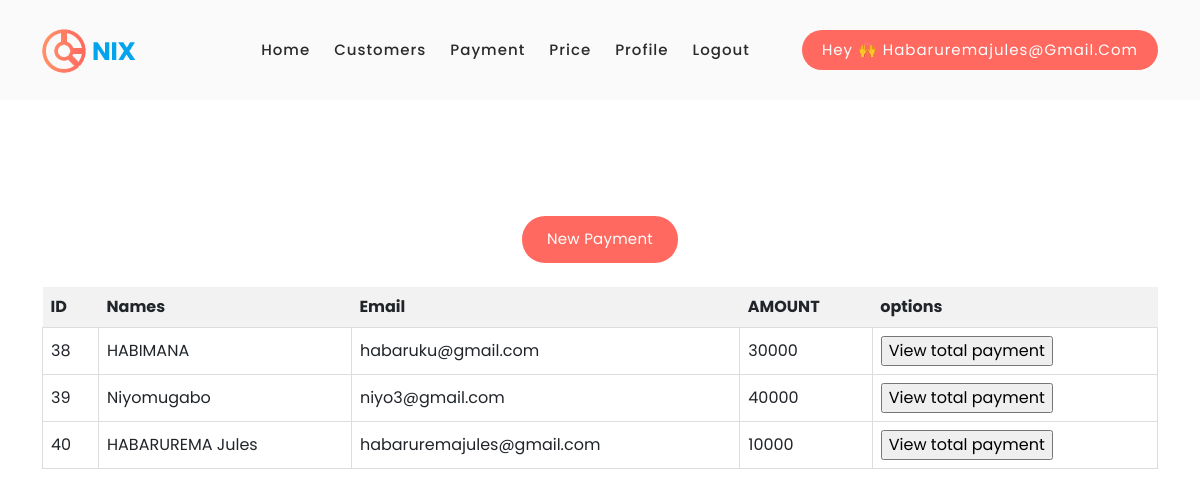
/payment.php (signed in), run on the app's committed database.
### tables this page shows
CREATE TABLE `payment` (
  `customerID` int(6) NOT NULL,
  `amount` int(6) NOT NULL,
  `paymentDate` date NOT NULL DEFAULT current_timestamp(),
  `PaymentID` int(11) NOT NULL
);

CREATE TABLE `customers` (
  `customerID` int(11) NOT NULL,
  `names` varchar(250) NOT NULL,
  `phone` int(10) NOT NULL,
  `address` varchar(250) NOT NULL DEFAULT 'UR student',
  `registedDate` date NOT NULL DEFAULT current_timestamp(),
  `Email` varchar(100) NOT NULL,
  `Password` varchar(12) NOT NULL
);

### payment.php (the view, shortened to what this page needs)
<?php
include "nav.php";
$servername = "localhost";
$username = "root";
$password = "";
$dbname = "habarurema_jules_221003981";
$conn = new mysqli($servername, $username, $password, $dbname);
?>
<!DOCTYPE html>
<html>
<head>
</head>
<body>
<br>
<br><br>
<br>
<br><br>
<br>
<br><br>
<center>
  <div class="main-red-button-hover" ><a href="makepayment.php"  >new Payment</a></div>
  <br>
  </center>
<div class="container">
<table>
      <tr>
        <th>ID</th>
        <th>Names</th>
        <th>Email</th>
        <TH>AMOUNT</TH>
        <th>options</th>
      </tr>
      <?php
$sql = "SELECT customers.customerID,customers.names,customers.email,payment.amount FROM customers INNER JOIN payment ON customers.customerID = payment.customerID ";
$result = mysqli_query($conn, $sql);
if (mysqli_num_rows($result) > 0) {
  while($row = mysqli_fetch_assoc($result)) {
      ?>
      <tr>
        <td><?php echo $row['customerID'] ?></td>
        <td><?php echo $row["names"] ?></td>
        <td><?php echo $row["email"] ?></td>
        <td><?php echo $row["amount"] ?></td>
        <td>
        <form method="post" action="totalamount.php"><input type="hidden" name="id" value="<?php echo $row['customerID']?>"><input type="submit" value="View total payment" ></form>
      </td>
      </tr>
      <?php
      }
    } else {
      echo "0 results";
    }
      ?>
</table>
    </div>
  </body>
</html>

### nav.php (shortened to what this page needs)
<!DOCTYPE html>
<html lang="en">
  <head>
    <link href="vendor/bootstrap/css/bootstrap.min.css" rel="stylesheet">
    <link rel="stylesheet" href="assets/css/fontawesome.css">
    <link rel="stylesheet" href="assets/css/templatemo-onix-digital.css">
    <link rel="stylesheet" href="assets/css/animated.css">
    <link rel="stylesheet" href="assets/css/owl.css">
  </head>
<body>
  <header class="header-area header-sticky wow slideInDown" data-wow-duration="0.75s" data-wow-delay="0s">
    <div class="container">
      <div class="row">
        <div class="col-12">
          <nav class="main-nav">
            <a href="index.html" class="logo">
              <img src="assets/images/logo.png">
            </a>
            <ul class="nav">
              <li class="scroll-to-section"><a href="home.php">Home</a></li>
              <li class="scroll-to-section"><a  href="customer.php">Customers</a></li>
              <li class="scroll-to-section"><a href="payment.php">Payment</a></li>
              <li class="scroll-to-section"><a href="#news">price</a></li>
              <li class="scroll-to-section"><a href="updateadimin.php">Profile</a></li>
              <li class="scroll-to-section"><a href="logout.php" class="logou">Logout</a></li>
              <li class="scroll-to-section"><div class="main-red-button-hover"><a href=""><?php echo "Hey 🙌 " . $_SESSION["Email"];?></a></div></li>
            </ul>
          </nav>
        </div>
      </div>
    </div>
  </header>

### Customers/assets/css/templatemo-onix-digital.css (style rules this page uses)
html, body, div, span, applet, object, iframe, h1, h2, h3, h4, h5, h6, p, blockquote, div pre, a, abbr, acronym, address, big, cite, code, del, dfn, em, font, img, ins, kbd, q, s, samp, small, strike, strong, sub, sup, tt, var, b, u, i, center, dl, dt, dd, ol, ul, li, figure, header, nav, section, article, aside, footer, figcaption { margin: 0; padding: 0; border: 0; outline: 0; }
ul, li { padding: 0; margin: 0; list-style: none; }
header, nav, section, article, aside, footer, hgroup { display: block; }
* { box-sizing: border-box; }
html, body { font-family: 'Poppins', sans-serif; font-weight: 400; background-color: #fff; -ms-text-size-adjust: 100%; -webkit-font-smoothing: antialiased; -moz-osx-font-smoothing: grayscale; }
a { text-decoration: none !important; }
ul { margin-bottom: 0px; }
img { width: 100%; overflow: hidden; }
html, body { background: #fff; font-family: 'Poppins', sans-serif; }
.main-red-button-hover a { display: inline-block; background-color: #ff695f; font-size: 15px; font-weight: 400; color: #fff; text-transform: capitalize; padding: 12px 25px; border-radius: 23px; letter-spacing: 0.25px; transition: all .3s; }
.header-area { background-color: #fafafa; position: absolute; top: 0px; left: 0px; right: 0px; z-index: 100; height: 100px; -webkit-transition: all .5s ease 0s; -moz-transition: all .5s ease 0s; -o-transition: all .5s ease 0s; transition: all .5s ease 0s; }
.header-area .main-nav { min-height: 80px; background: transparent; }
.header-area .main-nav .logo { line-height: 100px; color: #fff; font-size: 28px; font-weight: 700; text-transform: uppercase; letter-spacing: 2px; float: left; -webkit-transition: all 0.3s ease 0s; -moz-transition: all 0.3s ease 0s; -o-transition: all 0.3s ease 0s; transition: all 0.3s ease 0s; }
.header-area .main-nav .nav { float: right; margin-top: 30px; margin-right: 0px; background-color: transparent; -webkit-transition: all 0.3s ease 0s; -moz-transition: all 0.3s ease 0s; -o-transition: all 0.3s ease 0s; transition: all 0.3s ease 0s; position: relative; z-index: 999; }
.header-area .main-nav .nav li { padding-left: 20px; padding-right: 20px; }
.header-area .main-nav .nav li:last-child { padding-right: 0px; padding-left: 40px; }
.header-area .main-nav .nav li:last-child a , .background-header .main-nav .nav li:last-child a { color: #fff !important; padding: 0px 20px; font-weight: 400; }
.header-area .main-nav .nav li a { display: block; font-weight: 500; font-size: 15px; color: #2a2a2a; text-transform: capitalize; -webkit-transition: all 0.3s ease 0s; -moz-transition: all 0.3s ease 0s; -o-transition: all 0.3s ease 0s; transition: all 0.3s ease 0s; height: 40px; line-height: 40px; border: transparent; letter-spacing: 1px; }
.header-area .main-nav .nav li a { color: #2a2a2a; }
.header-area.header-sticky { min-height: 80px; }
.header-area .nav { margin-top: 30px; }
@media (max-width: 1200px) { .header-area .main-nav .nav li { padding-left: 12px; padding-right: 12px; } }
@media (max-width: 1200px) { .header-area .main-nav:before { display: none; } }
@media (min-width: 767px) { .header-area .main-nav .nav { display: flex !important; } }

### payment.php (style rules this page uses)
body { font-size: 16px; margin: 0; padding: 0; }
table { border-collapse: collapse; width: 100%; }
th { background-color: #f2f2f2; text-align: left; padding: 8px; }
td { border: 1px solid #ddd; text-align: left; padding: 8px; }

### data on the page
payment: customerID.customerID "38", customerID.names "HABIMANA", customerID.Email "habaruku@gmail.com", amount "30000"
payment: customerID.customerID "39", customerID.names "Niyomugabo", customerID.Email "niyo3@gmail.com", amount "40000"
payment: customerID.customerID "40", customerID.names "HABARUREMA Jules", customerID.Email "habaruremajules@gmail.com", amount "10000"

### other printed values
$_SESSION["Email"] "Habaruremajules@gmail.com"
